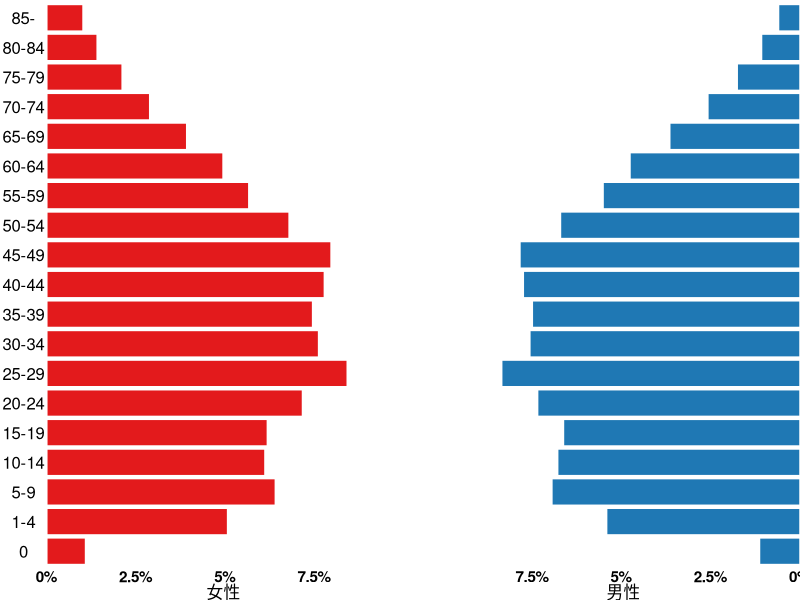

Write the R code that produced this figure.
## ---- chunk 1
library(dplyr)
library(reshape2)
library(ggplot2)
library(cowplot)
## ---- chunk 2
pop  <- read.csv("pop.csv")
pop <- pop %>%
  #把合计人口数去掉只保留男性和女性人口
  filter(sex %in% c("男性","女性"))
head(pop)
## ---- chunk 3
# 对横向数据进行转置，然后存入pop数据框
pop <- pop %>%
# reshape2包的melt函数转置横向数据
  melt(id.vars=c("sex"),
       variable.name="age",
       value.name = "pop")
## ---- chunk 4
head(pop)
## ---- chunk 5
pop<-pop%>%
  mutate(age=as.numeric(gsub("r","",age)),
         pop=ifelse(sex=="男性",-pop,pop))
## ---- chunk 6
age_label<- c("0","1-4","5-9","10-14","15-19","20-24","25-29","30-34","35-39","40-44","45-49","50-54","55-59","60-64","65-69","70-74","75-79","80-84","85-")
pop <- pop%>%
  group_by(sex)%>%
  mutate(pop_rate=pop/sum(pop)*100)%>%
  mutate(pop_rate=ifelse(sex=="男性",-pop_rate,pop_rate))
## ---- chunk 7
ct <- pop%>%group_by(sex)%>%group_split()
ct
## ---- chunk 8
# top_value <-  max(abs(pop$pop_rate)) 
p<- lapply(ct,function(x) {
  sexx <- x[1,c("sex")]
  abslabel <- function(x) {paste(abs(x),"%",sep="")}
  mycolor <- ifelse(sexx=="男性",paste("steelblue"),paste("red"))
  pp<-ggplot(x) + 
    geom_bar(aes(x=pop_rate,y=factor(age,labels=age_label)), stat = "identity",color="white",width=0.9,fill=ifelse(x$pop_rate>0,'#e31a1c','#1f78b4'))+
    scale_x_continuous(expand = expansion(),limits=c(0,9.9),labels=abslabel)+
    xlab(ifelse(sexx=="男性","男性","女性"))+
    theme_void()+
    theme(
      axis.title.y = element_blank(),
      panel.border = element_blank(),
      panel.grid=element_blank(),
      panel.grid.major =element_blank(),
      axis.ticks.y = element_blank(),
      axis.line.y=element_blank(),
      axis.text.x = element_text(face="bold"),
      axis.text.y =element_text(size=12),
      axis.title.x=element_text(size=12)
    )
  if (sexx=="男性"){ pp<- pp+ theme(axis.text.y =element_blank())+scale_x_continuous(expand = expansion(),limits=c(-9.9,0),labels=abslabel)
  }
  return(pp)
})
## ---- chunk 9
# 利用plot_grid来组合p列表元素，进行横向拼接，存入pyramid
pyramid <- plot_grid(p[[1]],p[[2]],ncol=2,align="hv")
## ---- chunk 10
pyramid
